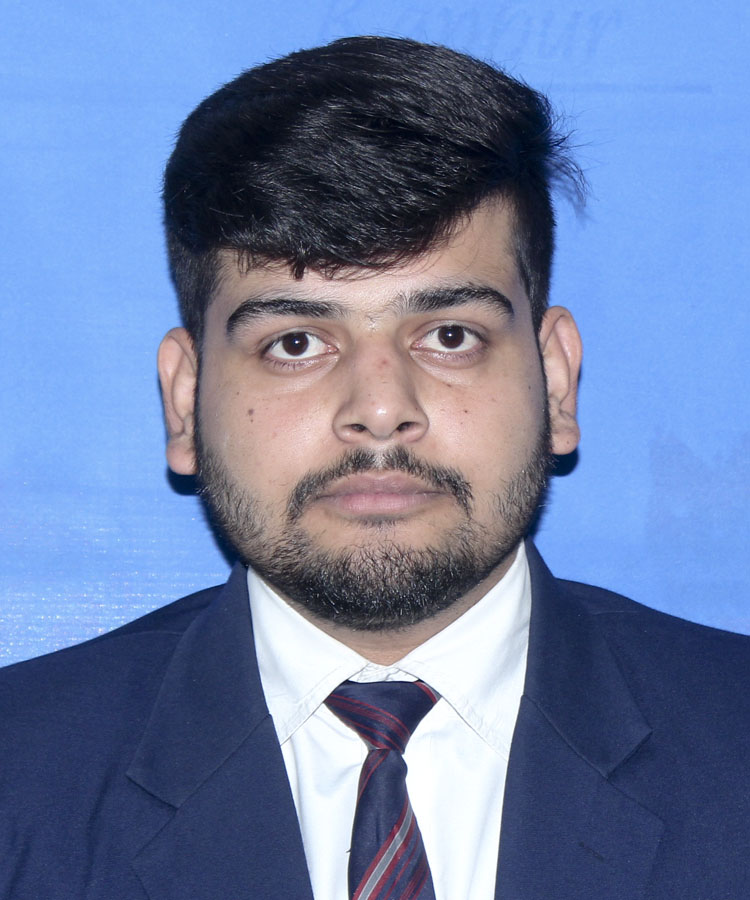
#> input picture img1.jpg, 750 x 900 px, given in place of the camera
$ python motion.py
#> lines starting #> are read from the running program, lines starting #| are printed output that depends on the picture
import threading
import winsound

import cv2
import imutils

cap = cv2.VideoCapture(0, cv2.CAP_DSHOW)


cap.set(cv2.CAP_PROP_FRAME_WIDTH, 640)
cap.set(cv2.CAP_PROP_FRAME_WIDTH, 480)

_ , start_frame =  cap.read()
#> start_frame is the input picture: shape (900, 750, 3); mean B, G, R 165.7, 126.2, 108.6
start_frame = imutils.resize(start_frame , width =500)
#> start_frame: shape (600, 500, 3)
start_frame = cv2.cvtColor(start_frame, cv2.COLOR_BGR2GRAY)
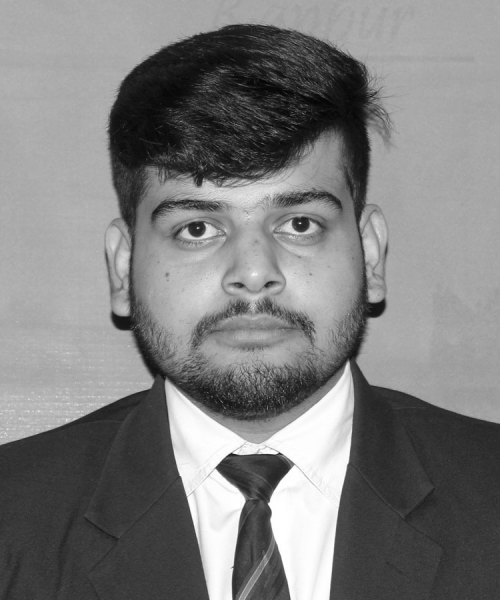
#> start_frame: shape (600, 500); min 4, max 255, mean 125.4
start_frame = cv2.GaussianBlur(start_frame, (21,21), 0)
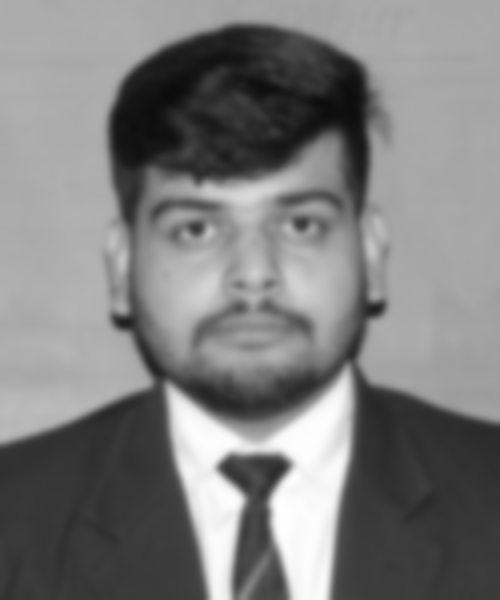
#> start_frame: shape (600, 500); min 11, max 255, mean 125.4


alarm = False
alarm_mode = False
alarm_counter = 0

def beep_alarm():
    global alarm
    for _ in range(5):
        if not alarm_mode:
            break
        print("ALARM")
        winsound.Beep(2500,1000)
    alarm = False


while True:

    _,frame =  cap.read()
    frame = imutils.resize(frame , width =500)


    if alarm_mode:
        frame_bw = cv2.cvtColor(frame,  cv2.COLOR_BGR2GRAY)
        frame_bw = cv2.GaussianBlur(frame_bw,(5,5), 0)

        difference = cv2.absdiff(frame_bw, start_frame)
        threshold = cv2.threshold(difference , 25, 255, cv2.THRESH_BINARY)[1]
        start_frame= frame_bw

        if threshold.sum()>100:
            alarm_counter += 1 #less value more sensitive

        else:
            if alarm_counter >0:
                alarm_counter -= 1


        cv2.imshow('Cam', threshold)
    else:
        cv2.imshow("Cam", frame)

    if alarm_counter > 105:    #for massive movement
        if not alarm:
            alarm = True
            threading.Thread(target=beep_alarm).start()

    key_pressed = cv2.waitKey(30)
#> (key Esc is pressed here)
    if key_pressed == ord('t'):
        alarm_mode = not alarm_mode
        alarm_counter = 0
    if key_pressed == ord("s"):
        alarm_mode = False
        break
cap.release()
cv2.destroyAllWindows()
